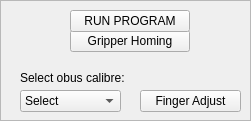
    <widget class="QFrame" name="frame_main">
     <property name="geometry">
      <rect>
       <x>10</x>
       <y>9</y>
       <width>251</width>
       <height>121</height>
      </rect>
     </property>
     <property name="frameShape">
      <enum>QFrame::StyledPanel</enum>
     </property>
     <property name="frameShadow">
      <enum>QFrame::Raised</enum>
     </property>
     <widget class="QPushButton" name="Finger_Adjust_Button">
      <property name="enabled">
       <bool>true</bool>
      </property>
      <property name="geometry">
       <rect>
        <x>140</x>
        <y>90</y>
        <width>101</width>
        <height>22</height>
       </rect>
      </property>
      <property name="text">
       <string>Finger Adjust</string>
      </property>
     </widget>
     <widget class="QPushButton" name="Gripper_Homing_Button">
      <property name="geometry">
       <rect>
        <x>70</x>
        <y>30</y>
        <width>120</width>
        <height>22</height>
       </rect>
      </property>
      <property name="text">
       <string>Gripper Homing</string>
      </property>
     </widget>
     <widget class="QPushButton" name="Run_Program_Button">
      <property name="geometry">
       <rect>
        <x>70</x>
        <y>10</y>
        <width>120</width>
        <height>22</height>
       </rect>
      </property>
      <property name="text">
       <string>RUN PROGRAM</string>
      </property>
     </widget>
     <widget class="QComboBox" name="calibre_comboBox">
      <property name="geometry">
       <rect>
        <x>20</x>
        <y>90</y>
        <width>101</width>
        <height>22</height>
       </rect>
      </property>
      <property name="maxVisibleItems">
       <number>10</number>
      </property>
      <item>
       <property name="text">
        <string>Select</string>
       </property>
      </item>
      <item>
       <property name="text">
        <string>&lt; 90 mm</string>
       </property>
      </item>
      <item>
       <property name="text">
        <string>[90, 130] mm</string>
       </property>
      </item>
      <item>
       <property name="text">
        <string>[140, 155] mm</string>
       </property>
      </item>
      <item>
       <property name="text">
        <string>&gt; 200 mm</string>
       </property>
      </item>
     </widget>
     <widget class="QLabel" name="Select_obus_label">
      <property name="geometry">
       <rect>
        <x>20</x>
        <y>70</y>
        <width>141</width>
        <height>16</height>
       </rect>
      </property>
      <property name="text">
       <string>Select obus calibre:</string>
      </property>
     </widget>
    </widget>
